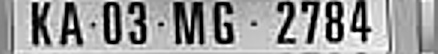
#> input picture main_server/cam-server/file.jpg, 438 x 54 px
$ python recognize.py
#> lines starting #> are read from the running program, lines starting #| are printed output that depends on the picture; after the words box and inside, x2 and y2 are one past the last pixel; in counts of white or black regions, pixels touching at a corner belong together
import os
import glob
import cv2
import numpy as np
import pytesseract


img = cv2.imread("file.jpg",0)
#> img is the input picture: shape (54, 438); min 0, max 255, mean 154.5
(thresh, im_bw) = cv2.threshold(img, 128, 255, cv2.THRESH_BINARY | cv2.THRESH_OTSU)
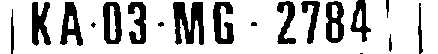
#> im_bw: shape (54, 438); 76.7% white; 18 black regions (2 under 20 px), largest, box (x1, y1, x2, y2) and area: (173, 2, 204, 45) 879, (213, 2, 234, 44) 553, (32, 2, 51, 46) 536
#> thresh = 113
#cv2.imwrite("work.jpg", im_bw)
"""
for i in range(len(img)):
    for j in range(len(img[0])):
         for k in range(-3,4):
             for l in range(-3,4):
                 if i+k<0 or j+l<0 or i+k >= len(img) or j+l >= len(img[0]):
                     continue
                 if img[i][j]-img[i+k][j+l]>30:
                     img[i][j]=img[i+k][j+l]
"""
kernel = np.ones((4,4),np.uint8)
res = cv2.dilate(im_bw,kernel,iterations=1)
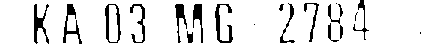
#> res: shape (54, 438); 91% white; 20 black regions (4 under 20 px), largest, box (x1, y1, x2, y2) and area: (215, 4, 233, 43) 250, (34, 4, 49, 44) 247, (63, 4, 82, 44) 236
res = cv2.erode(res,kernel,iterations=1)
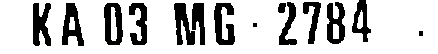
#> res: shape (54, 438); 78.4% white; 14 black regions (1 under 20 px), largest, box (x1, y1, x2, y2) and area: (214, 3, 235, 45) 547, (33, 3, 51, 46) 532, (104, 3, 123, 45) 528
cv2.imwrite("file2.jpg",res)
os.system("tesseract "+"file2.jpg "+" -l eng output2.txt")
os.system("tesseract "+"file.jpg "+" -l eng output.txt")

#text = pytesseract.image_to_string(img, lang='eng', config='-c tessedit_char_whitelist=ABCDEFGHIJKLMNOPQRSTUVWXYZ0123456789')
#print(text)
